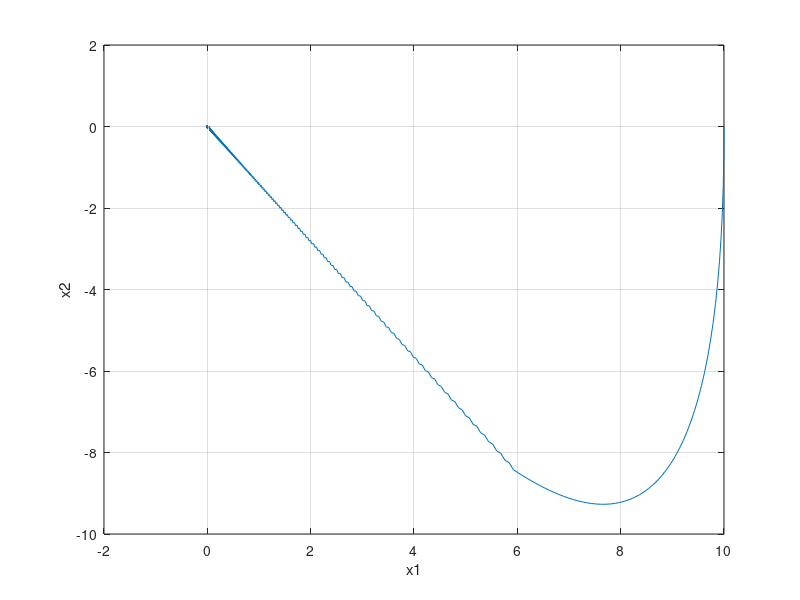
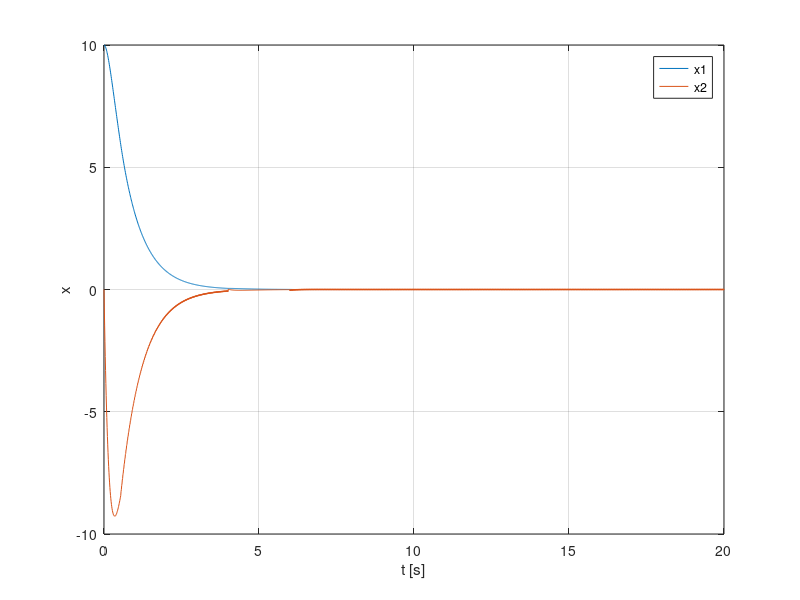
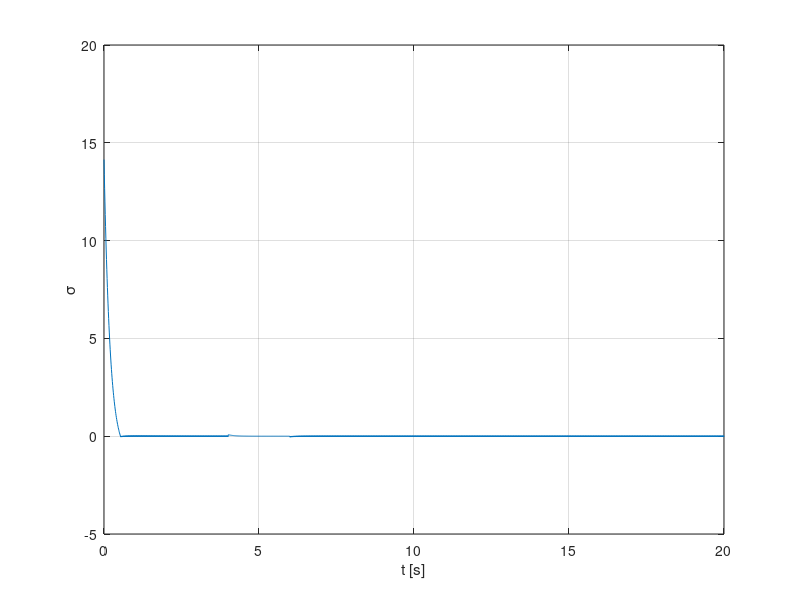
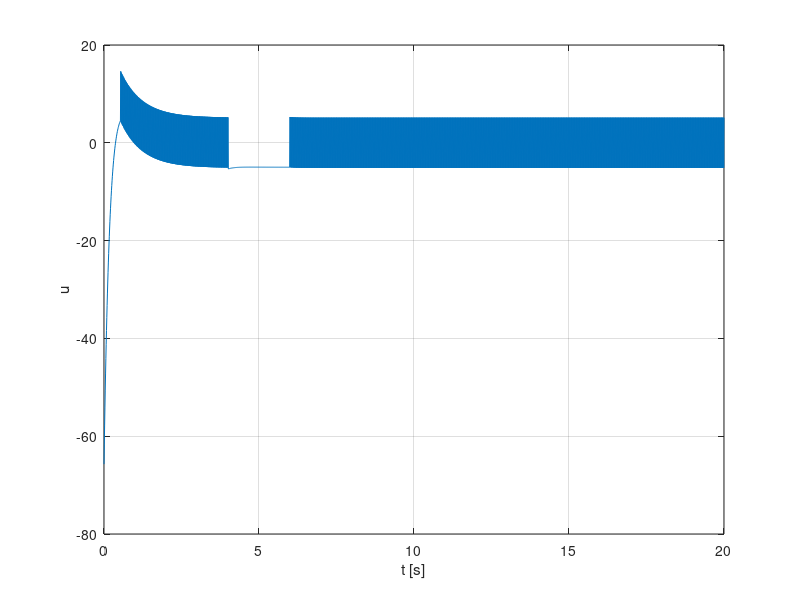

MATLAB code to generate these figures, in order:
t=20;
dt=0.01;
time=(0:dt:t);

x1 = zeros(1,length(time));
x2 = zeros(1,length(time));
sigma = zeros(1,length(time));
u = zeros(1,length(time));
x1(1)=10;
x2(1)=0;
gainq=5;
gaink=5;
gainqa=30;
alp=0.7;
kk=[10 1];

c=1;m=1;k=1;
A=[0 1;-c/m -k/m];
B=[0;1/m];
%% フィードバックかスライディングモードか
fb=10;%フィードバック：1、スライディングモード:１以外
smck=1;

dist=5;%外乱の大きさ
disf=4/dt;%開始時間
dise=6/dt;%終了時間
%% 極を求めるlqr
if fb==1
    Q=diag(10);
        R=1;
    [Kf,Sf,ef] = lqr(A,B,Q,R);%フィードバック
    Kf
    kyoku=eig(A-B*Kf)
elseif smck==1
        A11=0;
        A12=1;
        %入力が入らないシステムの最適なゲイン
        Q=diag(1);
        R=0.5;
    [K,S,e] = lqr(A11,A12,Q,R);%スライディングモード
    kyoku=eig(A11-A12*K);
    S=[K 1]
    sig0=S*[x1(1);x2(1)]
    Ts=abs(sig0)/gaink
    Tp=1/gaink*log(gaink*abs(sig0)/gaink+1)
    Ta=sig0^(1-alp)/((1-alp)*gainqa)
    SB=S*B;
    SA=S*A;
else
    A11=0;
        A12=1;
   %A11-A12*inv(Q22)*Q12'
   %スライディングモードに入ったあとの収束を早くするlqrの重み
        Q11 = 1;%Q11-Q12*inv(Q22)*Q12'
        Q22 = 0.5;
        Q12=0;%Q12=Q21
        [~,P,~] = lqrd(A11,A12,Q11,Q22,dt);%正準系のFBgain
        S=[A12'*P+Q12',Q22]
        sig0=S*[x1(1);x2(1)]
    Ts=abs(sig0)/gaink
    Tp=1/gaink*log(gaink*abs(sig0)/gaink+1)
    Ta=sig0^(1-alp)/((1-alp)*gainqa)
        SB=S*B;
        SA=S*A;
    
end
%% 数値シミュレーション
if fb==1%フィードバック
    for i=1:length(time)
    x=[x1(i);x2(i)];
    u(i)=-Kf*x;
%     disf=2/dt;
%     dise=3/dt;
     if disf<i&&i<dise
        [T,X]=ode45(@(t,x) A*x+B*u(i)+[0;dist],[0 dt],x);
            
    else
         [T,X]=ode45(@(t,x) A*x+B*u(i),[0 dt],x);
      
     end
     if i<length(time)
                x1(i+1)=X(end,1);
                x2(i+1)=X(end,2);
     end
    end
else %スライディングモード
    for i=1:length(time)
    x=[x1(i);x2(i)];
   
        sigma(i)=S*x;
    %入力なし
%         u(i)=0;
    %定常到達則
%           u(i)=-inv(SB)*(SA*x+gainq*sign(sigma(i)));%符号関数
%         u(i)=-inv(SB)*(SA*x+gainq*tanh(sigma(i)));%tanh(平滑化)
    %比例到達則
     u(i)=-inv(SB)*(SA*x+gainq*sign(sigma(i))+gaink*sigma(i));%-kk*x;%符号関数
%     %  u(i)=-inv(SB)*(SA*x+gainq*tanh(sigma(i))+gaink*sigma(i));%tanh(平滑化)
    %加速率  
%       u(i)=-inv(SB)*(SA*x+gainqa*abs(sigma(i))^(alp)*sign(sigma(i)));%sign 
    %     x1(i+1)=x1(i)+dt*x2(i);
    %     x2(i+1)=x2(i)+dt*((-c/m)*x1(i)+(-k/m)*x2(2)+(1/m)*u(i));
%    数値シミュレーション
% disf=2/dt;
%     dise=3/dt;
        if disf<i&&i<dise
            [T,X]=ode45(@(t,x) A*x+B*u(i)+[0;dist],[0 dt],x);
                if i<length(time)
                    x1(i+1)=X(end,1);
                    x2(i+1)=X(end,2);
                end
        else
            [T,X]=ode45(@(t,x) A*x+B*u(i),[0 dt],x);
                if i<length(time)
                    x1(i+1)=X(end,1);
                    x2(i+1)=X(end,2);
                end
        end
        
    end
end

%% 保存
logger1={time x1 x2 u sigma};

%% グラフ
if fb==1
    figure(1)
    plot(x1,x2)
    grid on
    xlabel('x1')
    ylabel('x2')
    
    figure(2)
    plot(time,x1,time,x2)
    xlabel('t [s]')
    ylabel('x')
    legend('x1','x2')
    grid on
    
    figure(3)
    plot(time,u)
    xlabel('t [s]')
    ylabel('u')
    grid on
    
else
    figure(1)
    plot(x1,x2)
    grid on
    xlabel('x1')
    ylabel('x2')
    
    figure(2)
    plot(time,x1,time,x2)
    xlabel('t [s]')
    ylabel('x')
    legend('x1','x2')
    grid on
    
    figure(3)
    plot(time,sigma)
    xlabel('t [s]')
    ylabel('{\sigma}')
    grid on
    
    figure(4)
    plot(time,u)
    xlabel('t [s]')
    ylabel('u')
    grid on
    
end
